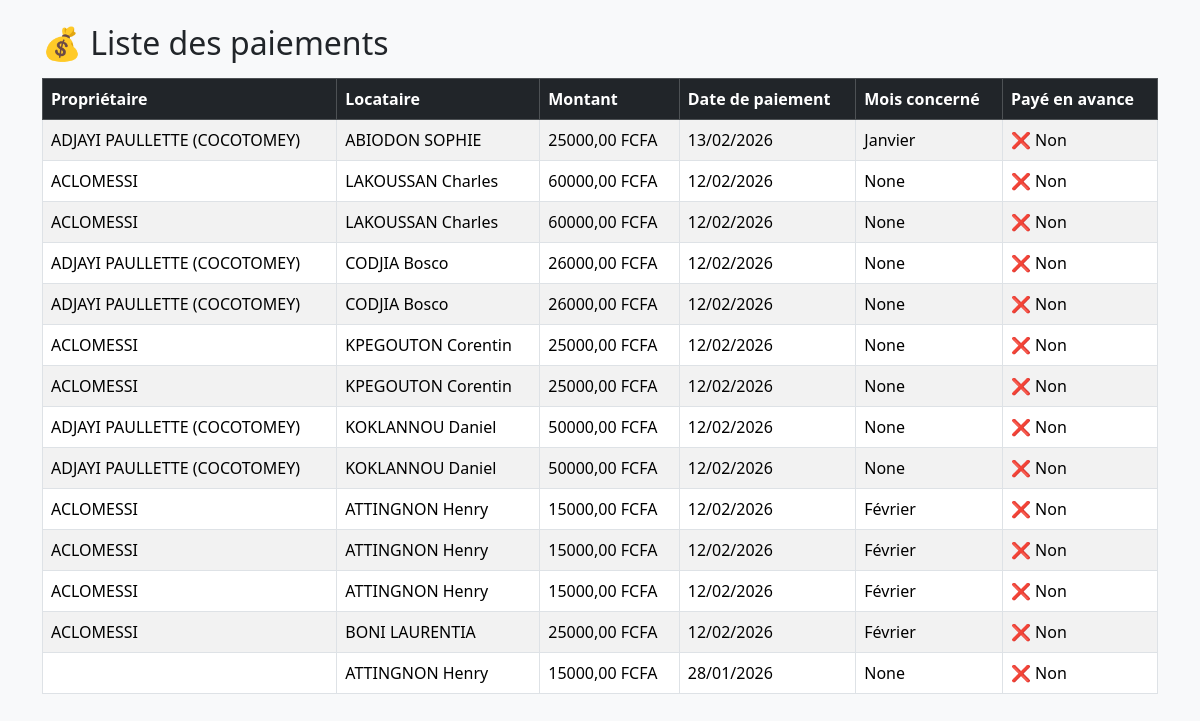
The page /paiements/ on the database its author committed.
### core/models.py (models this page shows, shortened)
class Paiement(models.Model):
    MOIS_CHOICES = [
        (1, "Janvier"),
        (2, "Février"),
        (3, "Mars"),
        (4, "Avril"),
        (5, "Mai"),
        (6, "Juin"),
        (7, "Juillet"),
        (8, "Août"),
        (9, "Septembre"),
        (10, "Octobre"),
        (11, "Novembre"),
        (12, "Décembre"),
    ]
    proprietaire = models.ForeignKey(
        Proprietaire,
        on_delete=models.CASCADE,
        related_name="paiements",
        verbose_name="Propriétaire",
        null=True,
        blank=True
    )
    locataire = models.ForeignKey(
        Locataire,
        on_delete=models.CASCADE,
        related_name="paiements",
        verbose_name="Locataire"
    )
    date_paiement = models.DateField(verbose_name="Date de paiement")
    mois_concerne = models.IntegerField(
        choices=MOIS_CHOICES,
        verbose_name="Mois concerné",
        null=True,
        blank=True
    )
    montant = models.DecimalField(max_digits=10, decimal_places=2, verbose_name="Montant")
    paye_en_avance = models.BooleanField(default=False, verbose_name="Payé en avance")

class Proprietaire(models.Model):
    nom = models.CharField(max_length=100)
    numero = models.CharField(max_length=20, default="0000000000")

class Locataire(models.Model):
    nom = models.CharField(max_length=100)
    numero = models.CharField(max_length=20, default="0000000000")
    loyer_mensuel = models.DecimalField(max_digits=10, decimal_places=2, default=0)
    proprietaire = models.ForeignKey(
        Proprietaire,
        on_delete=models.CASCADE,
        related_name="locataires",   # ✅ accès via proprietaire.locataires.all()
        verbose_name="Propriétaire"
    )

### core/views.py (the view)
# urls.py: path("paiements/", views.liste_paiements, name="liste_paiements"),
def liste_paiements(request):
    paiements = Paiement.objects.select_related("locataire", "proprietaire").all().order_by("-date_paiement")
    return render(request, "core/liste_paiements.html", {"paiements": paiements})

### core/templates/core/liste_paiements.html (shortened to what this page needs)
<!DOCTYPE html>
<html lang="fr">
<head>
  <link rel="stylesheet" href="https://cdn.jsdelivr.net/npm/bootstrap@5.3.2/dist/css/bootstrap.min.css">
</head>
<body class="container mt-4 bg-light">
  <h2>💰 Liste des paiements</h2>
  <table class="table table-striped table-bordered mt-3">
    <thead class="table-dark">
      <tr>
        <th>Propriétaire</th>
        <th>Locataire</th>
        <th>Montant</th>
        <th>Date de paiement</th>
        <th>Mois concerné</th>
        <th>Payé en avance</th>
      </tr>
    </thead>
    <tbody>
  {% for paiement in paiements %}
  <tr>
    <td>{{ paiement.proprietaire.nom }}</td>
    <td>{{ paiement.locataire.nom }}</td>
    <td>{{ paiement.montant }} FCFA</td>
    <td>{{ paiement.date_paiement|date:"d/m/Y" }}</td>
    <td>{{ paiement.get_mois_concerne_display }}</td>
    <td>{% if paiement.paye_en_avance %}✅ Oui{% else %}❌ Non{% endif %}</td>
  </tr>
  {% empty %}
  <tr>
    <td colspan="6" class="text-center">Aucun paiement enregistré</td>
  </tr>
  {% endfor %}
</tbody>
  </table>
</body>
</html>

### rows shown on the page
Paiement: proprietaire.nom "ADJAYI PAULLETTE (COCOTOMEY)", locataire.nom "ABIODON SOPHIE", montant "25000,00", date_paiement "13/02/2026", mois_concerne "Janvier", paye_en_avance "❌ Non"
Paiement: proprietaire.nom "ACLOMESSI", locataire.nom "LAKOUSSAN Charles", montant "60000,00", date_paiement "12/02/2026", mois_concerne "None", paye_en_avance "❌ Non"
Paiement: proprietaire.nom "ACLOMESSI", locataire.nom "LAKOUSSAN Charles", montant "60000,00", date_paiement "12/02/2026", mois_concerne "None", paye_en_avance "❌ Non"
Paiement: proprietaire.nom "ADJAYI PAULLETTE (COCOTOMEY)", locataire.nom "CODJIA Bosco", montant "26000,00", date_paiement "12/02/2026", mois_concerne "None", paye_en_avance "❌ Non"
Paiement: proprietaire.nom "ADJAYI PAULLETTE (COCOTOMEY)", locataire.nom "CODJIA Bosco", montant "26000,00", date_paiement "12/02/2026", mois_concerne "None", paye_en_avance "❌ Non"
Paiement: proprietaire.nom "ACLOMESSI", locataire.nom "KPEGOUTON Corentin", montant "25000,00", date_paiement "12/02/2026", mois_concerne "None", paye_en_avance "❌ Non"
Paiement: proprietaire.nom "ACLOMESSI", locataire.nom "KPEGOUTON Corentin", montant "25000,00", date_paiement "12/02/2026", mois_concerne "None", paye_en_avance "❌ Non"
Paiement: proprietaire.nom "ADJAYI PAULLETTE (COCOTOMEY)", locataire.nom "KOKLANNOU Daniel", montant "50000,00", date_paiement "12/02/2026", mois_concerne "None", paye_en_avance "❌ Non"
Paiement: proprietaire.nom "ADJAYI PAULLETTE (COCOTOMEY)", locataire.nom "KOKLANNOU Daniel", montant "50000,00", date_paiement "12/02/2026", mois_concerne "None", paye_en_avance "❌ Non"
Paiement: proprietaire.nom "ACLOMESSI", locataire.nom "ATTINGNON Henry", montant "15000,00", date_paiement "12/02/2026", mois_concerne "Février", paye_en_avance "❌ Non"
Paiement: proprietaire.nom "ACLOMESSI", locataire.nom "ATTINGNON Henry", montant "15000,00", date_paiement "12/02/2026", mois_concerne "Février", paye_en_avance "❌ Non"
Paiement: proprietaire.nom "ACLOMESSI", locataire.nom "ATTINGNON Henry", montant "15000,00", date_paiement "12/02/2026", mois_concerne "Février", paye_en_avance "❌ Non"
Paiement: proprietaire.nom "ACLOMESSI", locataire.nom "BONI LAURENTIA", montant "25000,00", date_paiement "12/02/2026", mois_concerne "Février", paye_en_avance "❌ Non"
Paiement: locataire.nom "ATTINGNON Henry", montant "15000,00", date_paiement "28/01/2026", mois_concerne "None", paye_en_avance "❌ Non"
